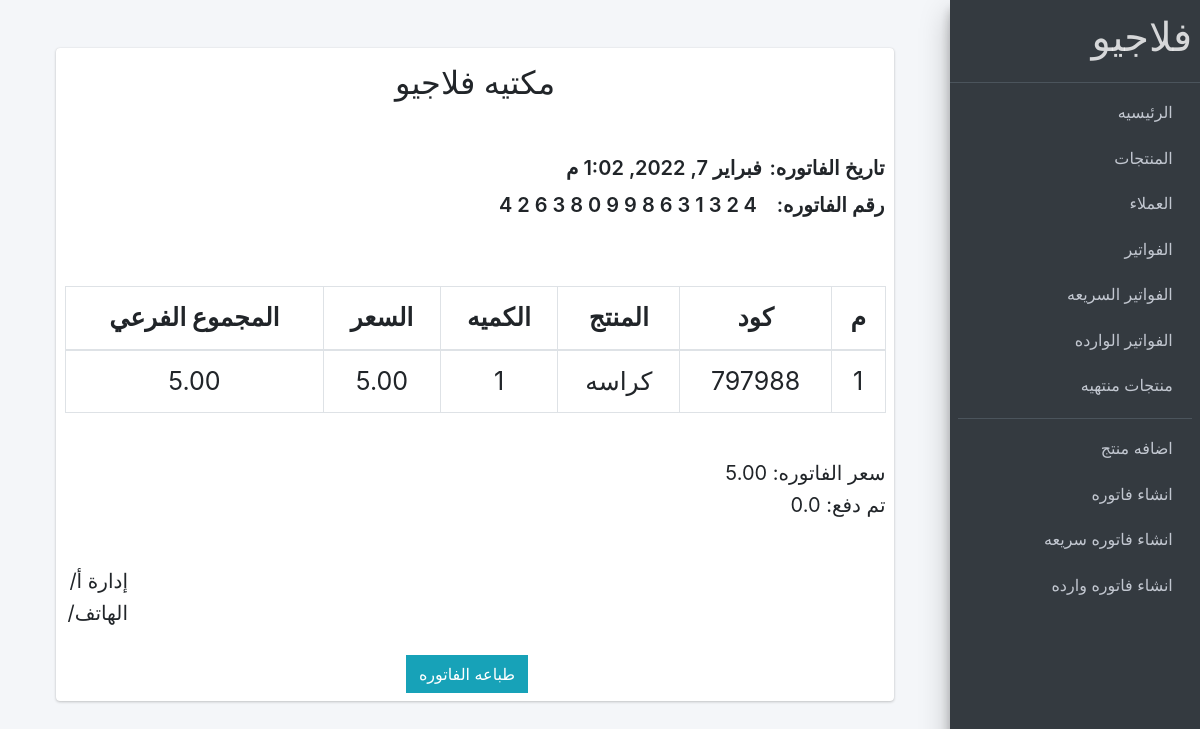
Page /home/products/quiqbill/2/print/ on the earlier database version.
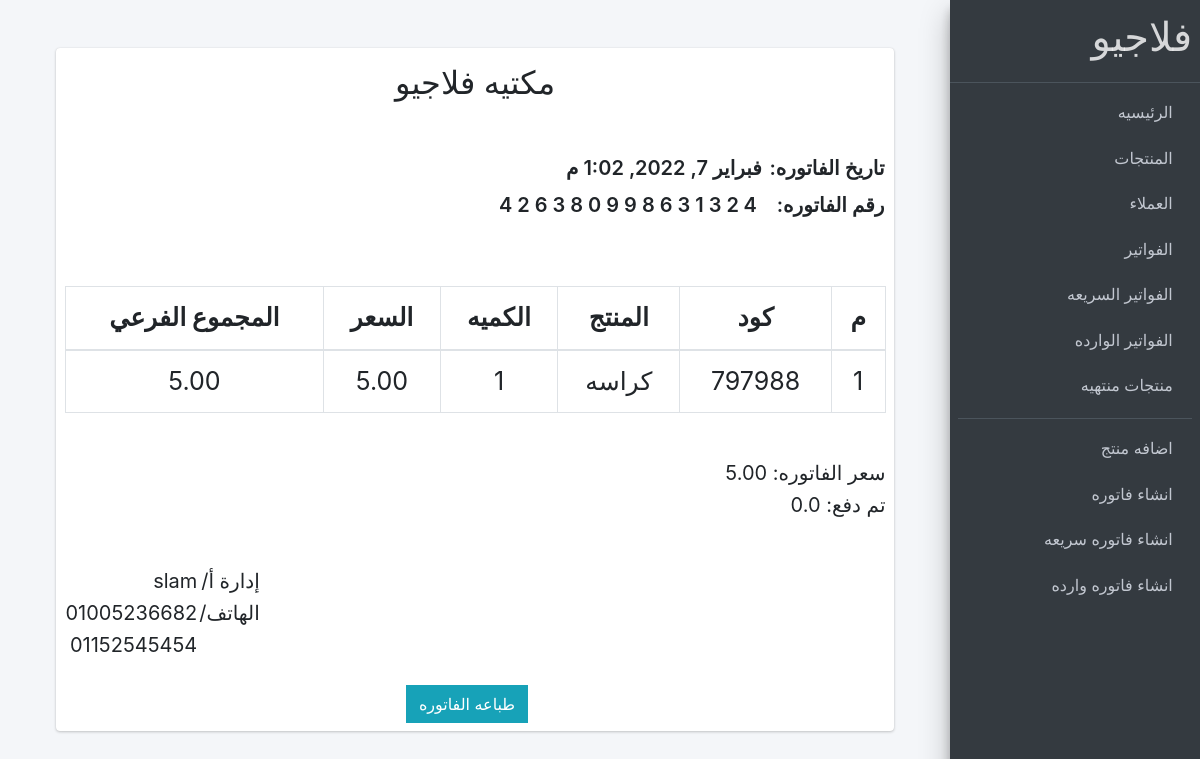
Same page on the later database version.
### store/models.py (models this page shows, shortened)
class About(models.Model):
    name = models.CharField(max_length=56, verbose_name="الاسم",unique=True)
    phone1 = models.CharField(max_length=11, blank=True, null=True , verbose_name="رقم الهاتف 1")
    phone2 = models.CharField(max_length=11, blank=True, null=True, verbose_name="رقم الهاتف 2")

### store/views.py (the view)
# urls.py: path('products/quiqbill/<pk>/print/',views.print_quiqbill , name='print_quiqbill'),
def print_quiqbill(request,pk):
    about = About.objects.first()
    quiqbill = QuiqOrder.objects.get(pk=pk)
    quiqlines = quiqbill.quiqorderline_set.all()
    return render(request, 'pages/print_quiqbill.html', {
        'about':about,
        'quiqbill':quiqbill,
        'quiqlines':quiqlines,
    })

### store/context_processor.py (called while the page is built)
def calc_empty_products(request):
    products = Product.objects.filter(available_in_ventory=0)
    emptyNum = products.count()
    return {"emptyNum":emptyNum}

### store/models.py (called while the page is built)
    def __str__(self):
        return self.name

    @property
    def get_bill_total(self):
        orderitems = self.quiqorderline_set.all()
        total = sum([item.get_total for item in orderitems])
        return total

    @property
    def get_total(self):
        total = self.product.price * self.qty
        return total

    def __str__(self):
	    return str(self.product)

### templates/pages/print_quiqbill.html (shortened to what this page needs)
{% extends 'base.html' %}
{% block content %}
<div style="direction: rtl;" class="wrapper">
  <div   class="content-wrapper p-5">
          <section class="content">
            <div class="card card-solid">
                <div class="row d-flex align-items-stretch">
                  <div class="col-12 p-3">
                    <div class="title text-center mb-5"><h2>مكتيه فلاجيو</h2></div>
                    <div class="bill-header">
                      <table class="table-header-info">
                        <tr>
                          <td>تاريخ الفاتوره: </td>
                          <td>{{quiqbill.date}}</td>
                        </tr>
                        <tr>
                          <td>رقم الفاتوره: </td>
                          <td class="disc">{{quiqbill.transaction_id}}</td>
                        </tr>
                      </table>
                    </div>
                  </div>
                  <div class="col-12 p-3">
                    <table class="table table-bordered text-center print_table">
                        <thead>
                            <tr>
                              <th scope="col">م</th>
                              <th scope="col">كود</th>
                              <th scope="col">المنتج </th>
                              <th scope="col">الكميه</th>
                              <th scope="col">السعر</th>
                              <th scope="col">المجموع الفرعي</th>
                            </tr>
                          </thead>
                          <tbody>
                            {% for quiqline in quiqlines %}
                                <tr>
                                    <td scope="col" class=""> {{ forloop.counter }}</td>
                                    <td scope="col" class="">{{quiqline.product.code}} </td>
                                    <td scope="col" class="">{{quiqline}} </td>
                                    <td scope="col" class="">{{quiqline.qty}}</td>
                                    <td scope="col" class="">{{quiqline.product.price}}</td>
                                    <td scope="col" class="">{{quiqline.get_total}}</td>
                                </tr>
                            {% endfor %}
                    </tbody>
                    </table>
                  </div>
                  <div   class="col-12 p-3 bill_footer">
                    <div class="total">
                      <h6 class="total-bill"> سعر الفاتوره: {{quiqbill.get_bill_total}}</h6>
                    </div>
                    <div class="paid mb-5">
                      <h6>تم دفع:  {{quiqbill.paid}}</h6>
                    </div>
                    <div class="seller_info">
                      <table class="table_seller_info">
                        <tr>
                          <td>إدارة أ/  </td>
                          <td>{{about.name}}</td>
                        </tr>
                        <tr>
                          <td>الهاتف/  </td>
                          <td class="disc">{{about.phone1}}</td>
                        </tr>
                        <tr>
                          <td> </td>
                          <td class="disc">{{about.phone2}}</td>
                        </tr>
                      </table>
                    </div>
                  </div>
                <div class="col-12 text-center m-2">
                    <button class="btn btn-info print-btn">طباعه الفاتوره</button>
                </div>
                  </div>
            </div>
          </section>
        </div>
    </div>
{% endblock %}

Differences in the rows shown:
added About: name "slam", phone1 "01005236682", phone2 "01152545454"
